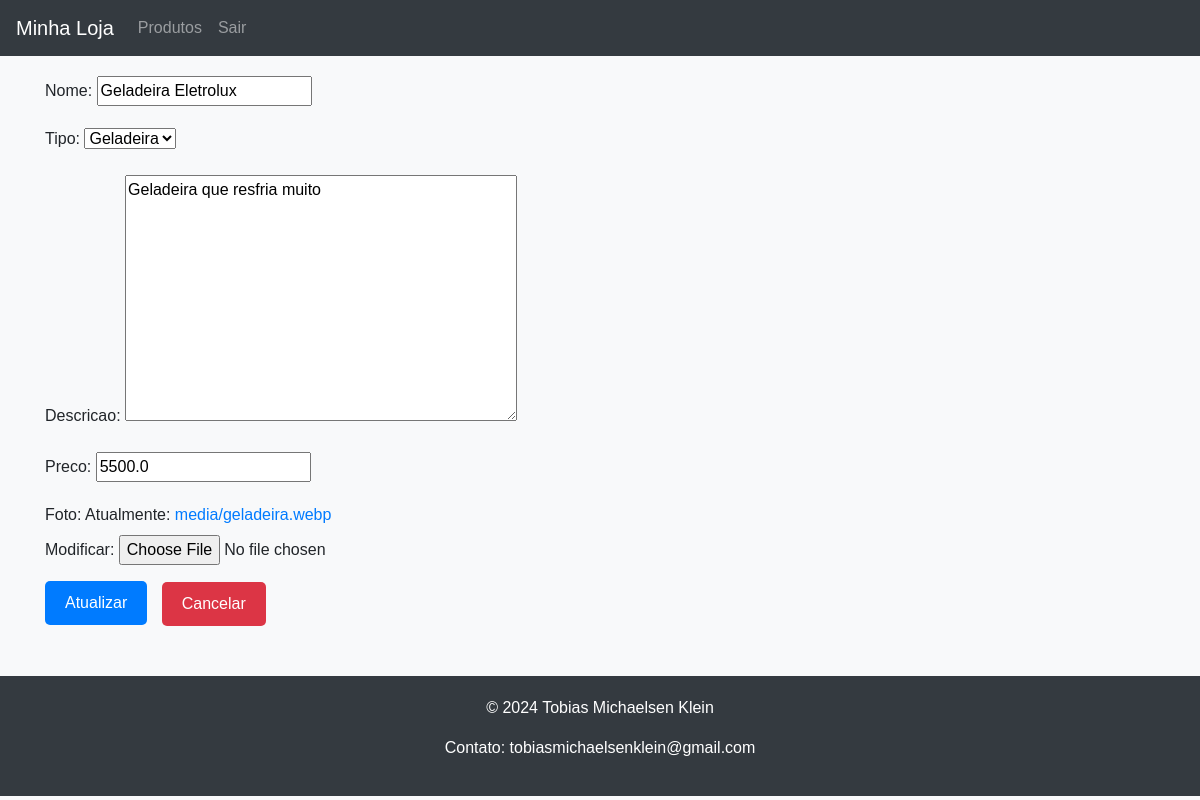
/update_item/1 (signed in), run on the app's committed database.
### itens/models.py (models this page shows, shortened)
class Itens(models.Model):
    id = models.AutoField(primary_key = True)
    tipo = models.ForeignKey(Tipo, on_delete=models.PROTECT)
    nome = models.CharField(blank=False, null=False, max_length= 100)
    descricao = models.TextField(blank=True, null=True,)
    preco = models.FloatField(blank=True, null=True)
    foto = models.ImageField(upload_to='media/')

class Tipo(models.Model):
    id = models.AutoField(primary_key = True)
    nome = models.CharField(max_length= 100)
    def __str__(self):
        return self.nome

### itens/views.py (the view)
# urls.py: path('update_item/<int:pk>', UpdateItemView.as_view(), name='EditItem'),
class UpdateItemView(UpdateView):
    model = Itens
    template_name = 'edit_item.html'
    fields = ['nome', 'tipo', 'descricao', 'preco', 'foto']
    success_url = '/itens/'

### itens/templates/edit_item.html (shortened to what this page needs)
{% extends 'base.html' %}
{% block content %}
<form method="post">
    {{ form.as_p }}
    <input type="submit" value="Atualizar" class="btn-submit">
    <a href="{% url 'ItensList' %}" class="btn btn-cancel">Cancelar</a>
</form>
{% endblock %}

### app/templates/base.html (style rules this page uses)
body { font-family: Arial, sans-serif; background-color: #f8f9fa; }

### itens/templates/edit_item.html (style rules this page uses)
.btn-submit { background-color: #007bff; color: white; border: none; padding: 10px 20px; text-decoration: none; font-size: 16px; cursor: pointer; border-radius: 5px; display: inline-block; text-align: center; margin-right: 10px; }
.btn-cancel { background-color: #dc3545; color: white; border: none; padding: 10px 20px; text-decoration: none; font-size: 16px; cursor: pointer; border-radius: 5px; display: inline-block; text-align: center; }

### data on the page
Itens: nome "Geladeira Eletrolux", tipo "Geladeira", descricao "Geladeira que resfria muito", preco "5500.0"
